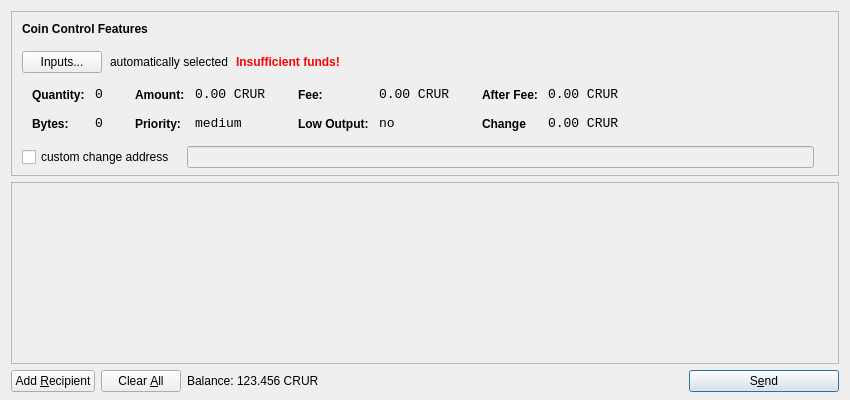
<?xml version="1.0" encoding="UTF-8"?>
<ui version="4.0">
 <class>SendCoinsDialog</class>
 <widget class="QDialog" name="SendCoinsDialog">
  <property name="geometry">
   <rect>
    <x>0</x>
    <y>0</y>
    <width>850</width>
    <height>400</height>
   </rect>
  </property>
  <property name="windowTitle">
   <string>Send Coins</string>
  </property>
  <layout class="QVBoxLayout" name="verticalLayout" stretch="0,1,0">
   <property name="bottomMargin">
    <number>8</number>
   </property>
   <item>
    <widget class="QFrame" name="frameCoinControl">
     <property name="sizePolicy">
      <sizepolicy hsizetype="Expanding" vsizetype="Expanding">
       <horstretch>0</horstretch>
       <verstretch>0</verstretch>
      </sizepolicy>
     </property>
     <property name="maximumSize">
      <size>
       <width>16777215</width>
       <height>16777215</height>
      </size>
     </property>
     <property name="frameShape">
      <enum>QFrame::StyledPanel</enum>
     </property>
     <property name="frameShadow">
      <enum>QFrame::Sunken</enum>
     </property>
     <layout class="QVBoxLayout" name="verticalLayoutCoinControl2">
      <property name="spacing">
       <number>6</number>
      </property>
      <property name="leftMargin">
       <number>0</number>
      </property>
      <property name="topMargin">
       <number>0</number>
      </property>
      <property name="rightMargin">
       <number>0</number>
      </property>
      <property name="bottomMargin">
       <number>6</number>
      </property>
      <item>
       <layout class="QVBoxLayout" name="verticalLayoutCoinControl" stretch="0,0,0,0,1">
        <property name="spacing">
         <number>0</number>
        </property>
        <property name="leftMargin">
         <number>10</number>
        </property>
        <property name="topMargin">
         <number>10</number>
        </property>
        <item>
         <layout class="QHBoxLayout" name="horizontalLayoutCoinControl1">
          <property name="bottomMargin">
           <number>15</number>
          </property>
          <item>
           <widget class="QLabel" name="labelCoinControlFeatures">
            <property name="sizePolicy">
             <sizepolicy hsizetype="Preferred" vsizetype="Maximum">
              <horstretch>0</horstretch>
              <verstretch>0</verstretch>
             </sizepolicy>
            </property>
            <property name="font">
             <font>
              <weight>75</weight>
              <bold>true</bold>
             </font>
            </property>
            <property name="styleSheet">
             <string notr="true">font-weight:bold;</string>
            </property>
            <property name="text">
             <string>Coin Control Features</string>
            </property>
           </widget>
          </item>
         </layout>
        </item>
        <item>
         <layout class="QHBoxLayout" name="horizontalLayoutCoinControl2" stretch="0,0,0,0">
          <property name="spacing">
           <number>8</number>
          </property>
          <property name="bottomMargin">
           <number>10</number>
          </property>
          <item>
           <widget class="QPushButton" name="pushButtonCoinControl">
            <property name="styleSheet">
             <string notr="true"/>
            </property>
            <property name="text">
             <string>Inputs...</string>
            </property>
           </widget>
          </item>
          <item>
           <widget class="QLabel" name="labelCoinControlAutomaticallySelected">
            <property name="text">
             <string>automatically selected</string>
            </property>
            <property name="margin">
             <number>5</number>
            </property>
           </widget>
          </item>
          <item>
           <widget class="QLabel" name="labelCoinControlInsuffFunds">
            <property name="font">
             <font>
              <weight>75</weight>
              <bold>true</bold>
             </font>
            </property>
            <property name="styleSheet">
             <string notr="true">color:red;font-weight:bold;</string>
            </property>
            <property name="text">
             <string>Insufficient funds!</string>
            </property>
            <property name="margin">
             <number>5</number>
            </property>
           </widget>
          </item>
          <item>
           <spacer name="horizontalSpacerCoinControl">
            <property name="orientation">
             <enum>Qt::Horizontal</enum>
            </property>
            <property name="sizeHint" stdset="0">
             <size>
              <width>40</width>
              <height>1</height>
             </size>
            </property>
           </spacer>
          </item>
         </layout>
        </item>
        <item>
         <widget class="QWidget" name="widgetCoinControl" native="true">
          <property name="sizePolicy">
           <sizepolicy hsizetype="Preferred" vsizetype="Preferred">
            <horstretch>0</horstretch>
            <verstretch>0</verstretch>
           </sizepolicy>
          </property>
          <property name="minimumSize">
           <size>
            <width>0</width>
            <height>0</height>
           </size>
          </property>
          <property name="styleSheet">
           <string notr="true"/>
          </property>
          <layout class="QHBoxLayout" name="horizontalLayoutCoinControl5">
           <property name="margin">
            <number>0</number>
           </property>
           <item>
            <layout class="QHBoxLayout" name="horizontalLayoutCoinControl3" stretch="0,0,0,1">
             <property name="spacing">
              <number>20</number>
             </property>
             <property name="topMargin">
              <number>0</number>
             </property>
             <property name="bottomMargin">
              <number>10</number>
             </property>
             <item>
              <layout class="QFormLayout" name="formLayoutCoinControl1">
               <property name="horizontalSpacing">
                <number>10</number>
               </property>
               <property name="verticalSpacing">
                <number>14</number>
               </property>
               <property name="leftMargin">
                <number>10</number>
               </property>
               <property name="topMargin">
                <number>4</number>
               </property>
               <property name="rightMargin">
                <number>6</number>
               </property>
               <item row="0" column="0">
                <widget class="QLabel" name="labelCoinControlQuantityText">
                 <property name="styleSheet">
                  <string notr="true">font-weight:bold;</string>
                 </property>
                 <property name="text">
                  <string>Quantity:</string>
                 </property>
                 <property name="margin">
                  <number>0</number>
                 </property>
                </widget>
               </item>
               <item row="0" column="1">
                <widget class="QLabel" name="labelCoinControlQuantity">
                 <property name="font">
                  <font>
                   <family>Monospace</family>
                   <pointsize>10</pointsize>
                  </font>
                 </property>
                 <property name="cursor">
                  <cursorShape>IBeamCursor</cursorShape>
                 </property>
                 <property name="contextMenuPolicy">
                  <enum>Qt::ActionsContextMenu</enum>
                 </property>
                 <property name="text">
                  <string>0</string>
                 </property>
                 <property name="margin">
                  <number>0</number>
                 </property>
                 <property name="textInteractionFlags">
                  <set>Qt::LinksAccessibleByMouse|Qt::TextSelectableByKeyboard|Qt::TextSelectableByMouse</set>
                 </property>
                </widget>
               </item>
               <item row="1" column="0">
                <widget class="QLabel" name="labelCoinControlBytesText">
                 <property name="styleSheet">
                  <string notr="true">font-weight:bold;</string>
                 </property>
                 <property name="text">
                  <string>Bytes:</string>
                 </property>
                </widget>
               </item>
               <item row="1" column="1">
                <widget class="QLabel" name="labelCoinControlBytes">
                 <property name="font">
                  <font>
                   <family>Monospace</family>
                   <pointsize>10</pointsize>
                  </font>
                 </property>
                 <property name="cursor">
                  <cursorShape>IBeamCursor</cursorShape>
                 </property>
                 <property name="contextMenuPolicy">
                  <enum>Qt::ActionsContextMenu</enum>
                 </property>
                 <property name="text">
                  <string>0</string>
                 </property>
                 <property name="textInteractionFlags">
                  <set>Qt::LinksAccessibleByMouse|Qt::TextSelectableByKeyboard|Qt::TextSelectableByMouse</set>
                 </property>
                </widget>
               </item>
              </layout>
             </item>
             <item>
              <layout class="QFormLayout" name="formLayoutCoinControl2">
               <property name="horizontalSpacing">
                <number>10</number>
               </property>
               <property name="verticalSpacing">
                <number>14</number>
               </property>
               <property name="leftMargin">
                <number>6</number>
               </property>
               <property name="topMargin">
                <number>4</number>
               </property>
               <property name="rightMargin">
                <number>6</number>
               </property>
               <item row="0" column="0">
                <widget class="QLabel" name="labelCoinControlAmountText">
                 <property name="styleSheet">
                  <string notr="true">font-weight:bold;</string>
                 </property>
                 <property name="text">
                  <string>Amount:</string>
                 </property>
                 <property name="margin">
                  <number>0</number>
                 </property>
                </widget>
               </item>
               <item row="0" column="1">
                <widget class="QLabel" name="labelCoinControlAmount">
                 <property name="font">
                  <font>
                   <family>Monospace</family>
                   <pointsize>10</pointsize>
                  </font>
                 </property>
                 <property name="cursor">
                  <cursorShape>IBeamCursor</cursorShape>
                 </property>
                 <property name="contextMenuPolicy">
                  <enum>Qt::ActionsContextMenu</enum>
                 </property>
                 <property name="text">
                  <string>0.00 CRUR</string>
                 </property>
                 <property name="textInteractionFlags">
                  <set>Qt::LinksAccessibleByMouse|Qt::TextSelectableByKeyboard|Qt::TextSelectableByMouse</set>
                 </property>
                </widget>
               </item>
               <item row="1" column="0">
                <widget class="QLabel" name="labelCoinControlPriorityText">
                 <property name="styleSheet">
                  <string notr="true">font-weight:bold;</string>
                 </property>
                 <property name="text">
                  <string>Priority:</string>
                 </property>
                </widget>
               </item>
               <item row="1" column="1">
                <widget class="QLabel" name="labelCoinControlPriority">
                 <property name="font">
                  <font>
                   <family>Monospace</family>
                   <pointsize>10</pointsize>
                  </font>
                 </property>
                 <property name="cursor">
                  <cursorShape>IBeamCursor</cursorShape>
                 </property>
                 <property name="contextMenuPolicy">
                  <enum>Qt::ActionsContextMenu</enum>
                 </property>
                 <property name="text">
                  <string>medium</string>
                 </property>
                 <property name="textInteractionFlags">
                  <set>Qt::LinksAccessibleByMouse|Qt::TextSelectableByKeyboard|Qt::TextSelectableByMouse</set>
                 </property>
                </widget>
               </item>
              </layout>
             </item>
             <item>
              <layout class="QFormLayout" name="formLayoutCoinControl3">
               <property name="horizontalSpacing">
                <number>10</number>
               </property>
               <property name="verticalSpacing">
                <number>14</number>
               </property>
               <property name="leftMargin">
                <number>6</number>
               </property>
               <property name="topMargin">
                <number>4</number>
               </property>
               <property name="rightMargin">
                <number>6</number>
               </property>
               <item row="0" column="0">
                <widget class="QLabel" name="labelCoinControlFeeText">
                 <property name="styleSheet">
                  <string notr="true">font-weight:bold;</string>
                 </property>
                 <property name="text">
                  <string>Fee:</string>
                 </property>
                 <property name="margin">
                  <number>0</number>
                 </property>
                </widget>
               </item>
               <item row="0" column="1">
                <widget class="QLabel" name="labelCoinControlFee">
                 <property name="font">
                  <font>
                   <family>Monospace</family>
                   <pointsize>10</pointsize>
                  </font>
                 </property>
                 <property name="cursor">
                  <cursorShape>IBeamCursor</cursorShape>
                 </property>
                 <property name="contextMenuPolicy">
                  <enum>Qt::ActionsContextMenu</enum>
                 </property>
                 <property name="text">
                  <string>0.00 CRUR</string>
                 </property>
                 <property name="textInteractionFlags">
                  <set>Qt::LinksAccessibleByMouse|Qt::TextSelectableByKeyboard|Qt::TextSelectableByMouse</set>
                 </property>
                </widget>
               </item>
               <item row="1" column="0">
                <widget class="QLabel" name="labelCoinControlLowOutputText">
                 <property name="styleSheet">
                  <string notr="true">font-weight:bold;</string>
                 </property>
                 <property name="text">
                  <string>Low Output:</string>
                 </property>
                </widget>
               </item>
               <item row="1" column="1">
                <widget class="QLabel" name="labelCoinControlLowOutput">
                 <property name="font">
                  <font>
                   <family>Monospace</family>
                   <pointsize>10</pointsize>
                  </font>
                 </property>
                 <property name="cursor">
                  <cursorShape>IBeamCursor</cursorShape>
                 </property>
                 <property name="contextMenuPolicy">
                  <enum>Qt::ActionsContextMenu</enum>
                 </property>
                 <property name="text">
                  <string>no</string>
                 </property>
                 <property name="textInteractionFlags">
                  <set>Qt::LinksAccessibleByMouse|Qt::TextSelectableByKeyboard|Qt::TextSelectableByMouse</set>
                 </property>
                </widget>
               </item>
              </layout>
             </item>
             <item>
              <layout class="QFormLayout" name="formLayoutCoinControl4">
               <property name="horizontalSpacing">
                <number>10</number>
               </property>
               <property name="verticalSpacing">
                <number>14</number>
               </property>
               <property name="leftMargin">
                <number>6</number>
               </property>
               <property name="topMargin">
                <number>4</number>
               </property>
               <property name="rightMargin">
                <number>6</number>
               </property>
               <item row="0" column="0">
                <widget class="QLabel" name="labelCoinControlAfterFeeText">
                 <property name="styleSheet">
                  <string notr="true">font-weight:bold;</string>
                 </property>
                 <property name="text">
                  <string>After Fee:</string>
                 </property>
                 <property name="margin">
                  <number>0</number>
                 </property>
                </widget>
               </item>
               <item row="0" column="1">
                <widget class="QLabel" name="labelCoinControlAfterFee">
                 <property name="font">
                  <font>
                   <family>Monospace</family>
                   <pointsize>10</pointsize>
                  </font>
                 </property>
                 <property name="cursor">
                  <cursorShape>IBeamCursor</cursorShape>
                 </property>
                 <property name="contextMenuPolicy">
                  <enum>Qt::ActionsContextMenu</enum>
                 </property>
                 <property name="text">
                  <string>0.00 CRUR</string>
                 </property>
                 <property name="textInteractionFlags">
                  <set>Qt::LinksAccessibleByMouse|Qt::TextSelectableByKeyboard|Qt::TextSelectableByMouse</set>
                 </property>
                </widget>
               </item>
               <item row="1" column="0">
                <widget class="QLabel" name="labelCoinControlChangeText">
                 <property name="styleSheet">
                  <string notr="true">font-weight:bold;</string>
                 </property>
                 <property name="text">
                  <string>Change</string>
                 </property>
                </widget>
               </item>
               <item row="1" column="1">
                <widget class="QLabel" name="labelCoinControlChange">
                 <property name="font">
                  <font>
                   <family>Monospace</family>
                   <pointsize>10</pointsize>
                  </font>
                 </property>
                 <property name="cursor">
                  <cursorShape>IBeamCursor</cursorShape>
                 </property>
                 <property name="contextMenuPolicy">
                  <enum>Qt::ActionsContextMenu</enum>
                 </property>
                 <property name="text">
                  <string>0.00 CRUR</string>
                 </property>
                 <property name="textInteractionFlags">
                  <set>Qt::LinksAccessibleByMouse|Qt::TextSelectableByKeyboard|Qt::TextSelectableByMouse</set>
                 </property>
                </widget>
               </item>
              </layout>
             </item>
            </layout>
           </item>
          </layout>
         </widget>
        </item>
        <item>
         <layout class="QHBoxLayout" name="horizontalLayoutCoinControl4" stretch="0,0,0">
          <property name="spacing">
           <number>12</number>
          </property>
          <property name="sizeConstraint">
           <enum>QLayout::SetDefaultConstraint</enum>
          </property>
          <property name="topMargin">
           <number>5</number>
          </property>
          <property name="rightMargin">
           <number>5</number>
          </property>
          <item>
           <widget class="QCheckBox" name="checkBoxCoinControlChange">
            <property name="text">
             <string>custom change address</string>
            </property>
           </widget>
          </item>
          <item>
           <widget class="QLineEdit" name="lineEditCoinControlChange">
            <property name="enabled">
             <bool>false</bool>
            </property>
            <property name="sizePolicy">
             <sizepolicy hsizetype="Expanding" vsizetype="Fixed">
              <horstretch>0</horstretch>
              <verstretch>0</verstretch>
             </sizepolicy>
            </property>
           </widget>
          </item>
          <item>
           <widget class="QLabel" name="labelCoinControlChangeLabel">
            <property name="sizePolicy">
             <sizepolicy hsizetype="Preferred" vsizetype="Expanding">
              <horstretch>0</horstretch>
              <verstretch>0</verstretch>
             </sizepolicy>
            </property>
            <property name="minimumSize">
             <size>
              <width>0</width>
              <height>0</height>
             </size>
            </property>
            <property name="text">
             <string/>
            </property>
            <property name="margin">
             <number>3</number>
            </property>
           </widget>
          </item>
         </layout>
        </item>
        <item>
         <spacer name="verticalSpacerCoinControl">
          <property name="orientation">
           <enum>Qt::Vertical</enum>
          </property>
          <property name="sizeHint" stdset="0">
           <size>
            <width>800</width>
            <height>1</height>
           </size>
          </property>
         </spacer>
        </item>
       </layout>
      </item>
     </layout>
    </widget>
   </item>
   <item>
    <widget class="QScrollArea" name="scrollArea">
     <property name="widgetResizable">
      <bool>true</bool>
     </property>
     <widget class="QWidget" name="scrollAreaWidgetContents">
      <property name="geometry">
       <rect>
        <x>0</x>
        <y>0</y>
        <width>830</width>
        <height>162</height>
       </rect>
      </property>
      <layout class="QVBoxLayout" name="verticalLayout_2">
       <property name="margin">
        <number>0</number>
       </property>
       <item>
        <layout class="QVBoxLayout" name="entries">
         <property name="spacing">
          <number>6</number>
         </property>
        </layout>
       </item>
       <item>
        <spacer name="verticalSpacer">
         <property name="orientation">
          <enum>Qt::Vertical</enum>
         </property>
         <property name="sizeHint" stdset="0">
          <size>
           <width>20</width>
           <height>40</height>
          </size>
         </property>
        </spacer>
       </item>
      </layout>
     </widget>
    </widget>
   </item>
   <item>
    <layout class="QHBoxLayout" name="horizontalLayout">
     <item>
      <widget class="QPushButton" name="addButton">
       <property name="toolTip">
        <string>Send to multiple recipients at once</string>
       </property>
       <property name="text">
        <string>Add &amp;Recipient</string>
       </property>
       <property name="icon">
        <iconset resource="../bitcoin.qrc">
         <normaloff>:/icons/add</normaloff>:/icons/add</iconset>
       </property>
       <property name="autoDefault">
        <bool>false</bool>
       </property>
      </widget>
     </item>
     <item>
      <widget class="QPushButton" name="clearButton">
       <property name="sizePolicy">
        <sizepolicy hsizetype="Minimum" vsizetype="Fixed">
         <horstretch>0</horstretch>
         <verstretch>0</verstretch>
        </sizepolicy>
       </property>
       <property name="toolTip">
        <string>Remove all transaction fields</string>
       </property>
       <property name="text">
        <string>Clear &amp;All</string>
       </property>
       <property name="icon">
        <iconset resource="../bitcoin.qrc">
         <normaloff>:/icons/remove</normaloff>:/icons/remove</iconset>
       </property>
       <property name="autoRepeatDelay">
        <number>300</number>
       </property>
       <property name="autoDefault">
        <bool>false</bool>
       </property>
      </widget>
     </item>
     <item>
      <layout class="QHBoxLayout" name="horizontalLayout_2">
       <property name="spacing">
        <number>3</number>
       </property>
       <item>
        <widget class="QLabel" name="label">
         <property name="sizePolicy">
          <sizepolicy hsizetype="Preferred" vsizetype="Fixed">
           <horstretch>0</horstretch>
           <verstretch>0</verstretch>
          </sizepolicy>
         </property>
         <property name="text">
          <string>Balance:</string>
         </property>
        </widget>
       </item>
       <item>
        <widget class="QLabel" name="labelBalance">
         <property name="sizePolicy">
          <sizepolicy hsizetype="Preferred" vsizetype="Fixed">
           <horstretch>0</horstretch>
           <verstretch>0</verstretch>
          </sizepolicy>
         </property>
         <property name="cursor">
          <cursorShape>IBeamCursor</cursorShape>
         </property>
         <property name="text">
          <string>123.456 CRUR</string>
         </property>
         <property name="textInteractionFlags">
          <set>Qt::LinksAccessibleByMouse|Qt::TextSelectableByKeyboard|Qt::TextSelectableByMouse</set>
         </property>
        </widget>
       </item>
      </layout>
     </item>
     <item>
      <spacer name="horizontalSpacer">
       <property name="orientation">
        <enum>Qt::Horizontal</enum>
       </property>
       <property name="sizeHint" stdset="0">
        <size>
         <width>40</width>
         <height>20</height>
        </size>
       </property>
      </spacer>
     </item>
     <item>
      <widget class="QPushButton" name="sendButton">
       <property name="minimumSize">
        <size>
         <width>150</width>
         <height>0</height>
        </size>
       </property>
       <property name="toolTip">
        <string>Confirm the send action</string>
       </property>
       <property name="text">
        <string>S&amp;end</string>
       </property>
       <property name="icon">
        <iconset resource="../bitcoin.qrc">
         <normaloff>:/icons/send</normaloff>:/icons/send</iconset>
       </property>
       <property name="default">
        <bool>true</bool>
       </property>
      </widget>
     </item>
    </layout>
   </item>
  </layout>
 </widget>
 <resources>
  <include location="../bitcoin.qrc"/>
 </resources>
 <connections/>
</ui>
